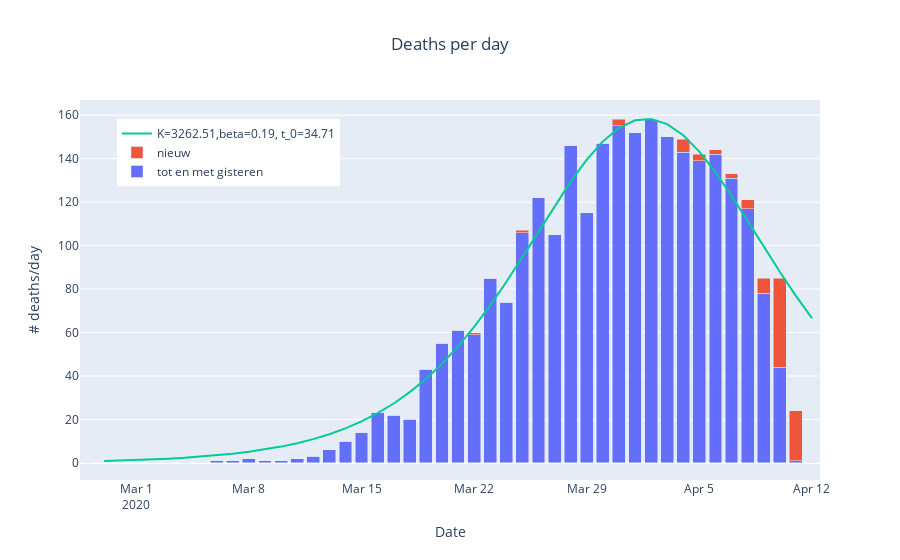
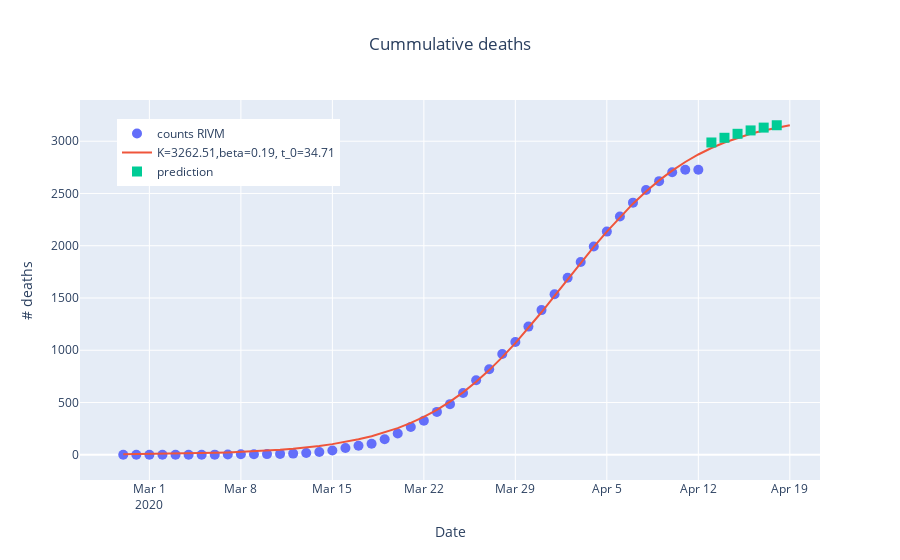

These figures' notebook cell, in order:
### Code cell
from lmfit import Model
from lmfit import Parameters

upload_plots=False
upload_plots=True

def expand_date(lastdate,n=7):
    lastdate_object = lastdate
    d=[]
    for i in range(n):
        nd=lastdate_object+timedelta(days=i+1)
        #d.append(nd.strftime("%m/%d/%y"))
        d.append(nd)
    return d

def expand_pd_date(lastdate,n=7):
    lastdate_object = lastdate
    d=[]
    for i in range(n):
        nd=lastdate_object+timedelta(days=i+1)
        #d.append(nd.strftime("%m/%d/%y"))
        d.append(pd.Timestamp(nd))
    return d


def ef(x,L,tau):
    return L*np.power(2,x/tau)

def logistic(x,M,alpha,beta):
    return M/(1+np.exp(-beta*(x-alpha)))

def dif_log(x,M,alpha,beta):
    return beta*M*np.exp(-beta*(x-alpha))/np.power((1+np.exp(-beta*(x-alpha))),2)

y=df_deaths['oud']+df_deaths['nieuw']
dates=df_deaths['date']
#y=np.array(qq['number']).astype(float)
l=len(y)
x=np.arange(0, l,1, float)
gmodel = Model(dif_log)
#params = gmodel.make_params(M=30000,alfa=65,beta=0.2)
params = Parameters()
params.add('M', value=1000, min=500,max=4000)
params.add('alpha', value=20,min=10,max=80)
params.add('beta', value=0.2, min=0.05,max=0.95)


expmodel=Model(ef)
eparams = Parameters()
eparams.add('L', value=2000)
eparams.add('tau', value=2)


eresult = expmodel.fit(df_deaths['totaal'][:30], eparams,x=x[:30])

x_start_fit=1
x_start_plot=1
print(x_start_fit)
print('parameter names: {}'.format(gmodel.param_names))
print('independent variables: {}'.format(gmodel.independent_vars))
result = gmodel.fit(y[x_start_fit:-2], params,x=x[x_start_fit:-2])

# %matplotlib notebook

# ax,_=result.plot()
# plt.yscale('log')
# result
#dates=qq['date']
xdate=dates[x_start_fit:]
yf= gmodel.eval(result.params, x=x[x_start_fit:])
#x=qq['date']
dt=xdate.iloc[-1].to_pydatetime()
xdate_extra=expand_date(dt)
l=len(xdate_extra)
x_extra=np.arange(x[-1]+1, x[-1]+l,1, float)

M=beta=result.params['M'].value
alpha=result.params['alpha'].value
beta=result.params['beta'].value


fig = go.Figure()
fig.add_trace(go.Bar(x=dates, y=df_deaths['oud'],name="tot en met gisteren"))
fig.add_trace(go.Bar(x=dates, y=df_deaths['nieuw'],name='nieuw'))

#                          mode='markers',
#                          name='counts RIVM',
#                          marker_size=10,
#                          marker_symbol='circle'))
fig.add_trace(go.Scatter(x=xdate, y=dif_log(x+1,M,alpha,beta),
                         mode='lines',
                         name=r'K=%.2f,beta=%.2f, t_0=%.2f'%\
                         (result.params['M'].value,result.params['beta'].value,result.params['alpha'].value)))

title="Deaths per day"
yaxis_title="# deaths/day"

fig.update_layout(#yaxis_type="log",
                  title=title,
                  title_xanchor="center",
                  title_x=0.5,
                  xaxis_title="Date",
                  yaxis_title=yaxis_title,
                  legend_x=0.05,
                  legend_y=0.95,
                  font_size=12,
                    barmode='stack'
)

filename="corona_death_logistic_increase"
if upload_plots:
    py.plot(fig, filename = filename, auto_open=True)
fig.show()

fig = go.Figure()
fig.add_trace(go.Scatter(x=dates[x_start_plot:], y=df_deaths['totaal'][x_start_plot:],
                         mode='markers',
                         name='counts RIVM',
                         marker_size=10,
                         marker_symbol='circle'))
fig.add_trace(go.Scatter(x=np.concatenate((xdate.dt.to_pydatetime(),xdate_extra)), y=logistic(np.concatenate((x+1,x_extra+1)),M,alpha,beta),
                         mode='lines',
                         name=r'K=%.2f,beta=%.2f, t_0=%.2f'%\
                         (result.params['M'].value,result.params['beta'].value,result.params['alpha'].value)))
fig.add_trace(go.Scatter(x=xdate_extra, y=logistic(x_extra+1,M,alpha,beta),
                         mode='markers',
                         name='prediction',
                        marker_size=10,
                         marker_symbol='square'))

title="Cummulative deaths"
yaxis_title="# deaths"

fig.update_layout(#yaxis_type="log",
                  title=title,
                  title_xanchor="center",
                  title_x=0.5,
                  xaxis_title="Date",
                  yaxis_title=yaxis_title,
                  legend_x=0.05,
                  legend_y=0.95,
                  font_size=12)

filename="corona_death_logistic"
if upload_plots:
    py.plot(fig, filename = filename, auto_open=True)
fig.show()

### Figure 1 — Plotly figure (JSON) as saved in the notebook; plotly's stock layout.template omitted (floating-point values rounded to 4 significant figures)
{"data": [{"name": "tot en met gisteren", "type": "bar", "x": ["2020-02-27T00:00:00", "2020-02-28T00:00:00", "2020-02-29T00:00:00", "2020-03-01T00:00:00", "2020-03-02T00:00:00", "2020-03-03T00:00:00", "2020-03-04T00:00:00", "2020-03-05T00:00:00", "2020-03-06T00:00:00", "2020-03-07T00:00:00", "2020-03-08T00:00:00", "2020-03-09T00:00:00", "2020-03-10T00:00:00", "2020-03-11T00:00:00", "2020-03-12T00:00:00", "2020-03-13T00:00:00", "2020-03-14T00:00:00", "2020-03-15T00:00:00", "2020-03-16T00:00:00", "2020-03-17T00:00:00", "2020-03-18T00:00:00", "2020-03-19T00:00:00", "2020-03-20T00:00:00", "2020-03-21T00:00:00", "2020-03-22T00:00:00", "2020-03-23T00:00:00", "2020-03-24T00:00:00", "2020-03-25T00:00:00", "2020-03-26T00:00:00", "2020-03-27T00:00:00", "2020-03-28T00:00:00", "2020-03-29T00:00:00", "2020-03-30T00:00:00", "2020-03-31T00:00:00", "2020-04-01T00:00:00", "2020-04-02T00:00:00", "2020-04-03T00:00:00", "2020-04-04T00:00:00", "2020-04-05T00:00:00", "2020-04-06T00:00:00", "2020-04-07T00:00:00", "2020-04-08T00:00:00", "2020-04-09T00:00:00", "2020-04-10T00:00:00", "2020-04-11T00:00:00", "2020-04-12T00:00:00"], "y": [0, 0, 0, 0, 0, 0, 0, 0, 1, 1, 2, 1, 1, 2, 3, 6, 10, 14, 23, 22, 20, 43, 55, 61, 59, 85, 74, 106, 122, 105, 146, 115, 147, 155, 152, 158, 150, 143, 139, 142, 131, 117, 78, 44, 1, 0]}, {"name": "nieuw", "type": "bar", "x": ["2020-02-27T00:00:00", "2020-02-28T00:00:00", "2020-02-29T00:00:00", "2020-03-01T00:00:00", "2020-03-02T00:00:00", "2020-03-03T00:00:00", "2020-03-04T00:00:00", "2020-03-05T00:00:00", "2020-03-06T00:00:00", "2020-03-07T00:00:00", "2020-03-08T00:00:00", "2020-03-09T00:00:00", "2020-03-10T00:00:00", "2020-03-11T00:00:00", "2020-03-12T00:00:00", "2020-03-13T00:00:00", "2020-03-14T00:00:00", "2020-03-15T00:00:00", "2020-03-16T00:00:00", "2020-03-17T00:00:00", "2020-03-18T00:00:00", "2020-03-19T00:00:00", "2020-03-20T00:00:00", "2020-03-21T00:00:00", "2020-03-22T00:00:00", "2020-03-23T00:00:00", "2020-03-24T00:00:00", "2020-03-25T00:00:00", "2020-03-26T00:00:00", "2020-03-27T00:00:00", "2020-03-28T00:00:00", "2020-03-29T00:00:00", "2020-03-30T00:00:00", "2020-03-31T00:00:00", "2020-04-01T00:00:00", "2020-04-02T00:00:00", "2020-04-03T00:00:00", "2020-04-04T00:00:00", "2020-04-05T00:00:00", "2020-04-06T00:00:00", "2020-04-07T00:00:00", "2020-04-08T00:00:00", "2020-04-09T00:00:00", "2020-04-10T00:00:00", "2020-04-11T00:00:00", "2020-04-12T00:00:00"], "y": [0, 0, 0, 0, 0, 0, 0, 0, 0, 0, 0, 0, 0, 0, 0, 0, 0, 0, 0, 0, 0, 0, 0, 0, 1, 0, 0, 1, 0, 0, 0, 0, 0, 3, 0, 0, 0, 6, 3, 2, 2, 4, 7, 41, 23, 0]}, {"mode": "lines", "name": "K=3262.51,beta=0.19, t_0=34.71", "type": "scatter", "x": ["2020-02-28T00:00:00", "2020-02-29T00:00:00", "2020-03-01T00:00:00", "2020-03-02T00:00:00", "2020-03-03T00:00:00", "2020-03-04T00:00:00", "2020-03-05T00:00:00", "2020-03-06T00:00:00", "2020-03-07T00:00:00", "2020-03-08T00:00:00", "2020-03-09T00:00:00", "2020-03-10T00:00:00", "2020-03-11T00:00:00", "2020-03-12T00:00:00", "2020-03-13T00:00:00", "2020-03-14T00:00:00", "2020-03-15T00:00:00", "2020-03-16T00:00:00", "2020-03-17T00:00:00", "2020-03-18T00:00:00", "2020-03-19T00:00:00", "2020-03-20T00:00:00", "2020-03-21T00:00:00", "2020-03-22T00:00:00", "2020-03-23T00:00:00", "2020-03-24T00:00:00", "2020-03-25T00:00:00", "2020-03-26T00:00:00", "2020-03-27T00:00:00", "2020-03-28T00:00:00", "2020-03-29T00:00:00", "2020-03-30T00:00:00", "2020-03-31T00:00:00", "2020-04-01T00:00:00", "2020-04-02T00:00:00", "2020-04-03T00:00:00", "2020-04-04T00:00:00", "2020-04-05T00:00:00", "2020-04-06T00:00:00", "2020-04-07T00:00:00", "2020-04-08T00:00:00", "2020-04-09T00:00:00", "2020-04-10T00:00:00", "2020-04-11T00:00:00", "2020-04-12T00:00:00"], "y": [0.9088, 1.103, 1.338, 1.623, 1.969, 2.388, 2.895, 3.508, 4.249, 5.145, 6.225, 7.527, 9.093, 10.97, 13.22, 15.91, 19.11, 22.9, 27.36, 32.59, 38.66, 45.66, 53.63, 62.59, 72.5, 83.27, 94.68, 106.5, 118.2, 129.4, 139.5, 147.9, 154.1, 157.6, 158.2, 155.9, 150.8, 143.2, 133.7, 122.9, 111.4, 99.56, 87.95, 76.88, 66.6, 57.23]}], "layout": {"barmode": "stack", "font": {"size": 12}, "legend": {"x": 0.05, "y": 0.95}, "title": {"text": "Deaths per day", "x": 0.5, "xanchor": "center"}, "xaxis": {"title": {"text": "Date"}}, "yaxis": {"title": {"text": "# deaths/day"}}}}

### Figure 2 — Plotly figure (JSON) as saved in the notebook; plotly's stock layout.template omitted (floating-point values rounded to 4 significant figures)
{"data": [{"marker": {"size": 10, "symbol": "circle"}, "mode": "markers", "name": "counts RIVM", "type": "scatter", "x": ["2020-02-28T00:00:00", "2020-02-29T00:00:00", "2020-03-01T00:00:00", "2020-03-02T00:00:00", "2020-03-03T00:00:00", "2020-03-04T00:00:00", "2020-03-05T00:00:00", "2020-03-06T00:00:00", "2020-03-07T00:00:00", "2020-03-08T00:00:00", "2020-03-09T00:00:00", "2020-03-10T00:00:00", "2020-03-11T00:00:00", "2020-03-12T00:00:00", "2020-03-13T00:00:00", "2020-03-14T00:00:00", "2020-03-15T00:00:00", "2020-03-16T00:00:00", "2020-03-17T00:00:00", "2020-03-18T00:00:00", "2020-03-19T00:00:00", "2020-03-20T00:00:00", "2020-03-21T00:00:00", "2020-03-22T00:00:00", "2020-03-23T00:00:00", "2020-03-24T00:00:00", "2020-03-25T00:00:00", "2020-03-26T00:00:00", "2020-03-27T00:00:00", "2020-03-28T00:00:00", "2020-03-29T00:00:00", "2020-03-30T00:00:00", "2020-03-31T00:00:00", "2020-04-01T00:00:00", "2020-04-02T00:00:00", "2020-04-03T00:00:00", "2020-04-04T00:00:00", "2020-04-05T00:00:00", "2020-04-06T00:00:00", "2020-04-07T00:00:00", "2020-04-08T00:00:00", "2020-04-09T00:00:00", "2020-04-10T00:00:00", "2020-04-11T00:00:00", "2020-04-12T00:00:00"], "y": [0, 0, 0, 0, 0, 0, 0, 1, 2, 4, 5, 6, 8, 11, 17, 27, 41, 64, 86, 106, 149, 204, 265, 325, 410, 484, 591, 713, 818, 964, 1079, 1226, 1384, 1536, 1694, 1844, 1993, 2135, 2279, 2412, 2533, 2618, 2703, 2727, 2727]}, {"mode": "lines", "name": "K=3262.51,beta=0.19, t_0=34.71", "type": "scatter", "x": ["2020-02-28T00:00:00", "2020-02-29T00:00:00", "2020-03-01T00:00:00", "2020-03-02T00:00:00", "2020-03-03T00:00:00", "2020-03-04T00:00:00", "2020-03-05T00:00:00", "2020-03-06T00:00:00", "2020-03-07T00:00:00", "2020-03-08T00:00:00", "2020-03-09T00:00:00", "2020-03-10T00:00:00", "2020-03-11T00:00:00", "2020-03-12T00:00:00", "2020-03-13T00:00:00", "2020-03-14T00:00:00", "2020-03-15T00:00:00", "2020-03-16T00:00:00", "2020-03-17T00:00:00", "2020-03-18T00:00:00", "2020-03-19T00:00:00", "2020-03-20T00:00:00", "2020-03-21T00:00:00", "2020-03-22T00:00:00", "2020-03-23T00:00:00", "2020-03-24T00:00:00", "2020-03-25T00:00:00", "2020-03-26T00:00:00", "2020-03-27T00:00:00", "2020-03-28T00:00:00", "2020-03-29T00:00:00", "2020-03-30T00:00:00", "2020-03-31T00:00:00", "2020-04-01T00:00:00", "2020-04-02T00:00:00", "2020-04-03T00:00:00", "2020-04-04T00:00:00", "2020-04-05T00:00:00", "2020-04-06T00:00:00", "2020-04-07T00:00:00", "2020-04-08T00:00:00", "2020-04-09T00:00:00", "2020-04-10T00:00:00", "2020-04-11T00:00:00", "2020-04-12T00:00:00", "2020-04-13T00:00:00", "2020-04-14T00:00:00", "2020-04-15T00:00:00", "2020-04-16T00:00:00", "2020-04-17T00:00:00", "2020-04-18T00:00:00", "2020-04-19T00:00:00"], "y": [4.688, 5.691, 6.908, 8.384, 10.17, 12.35, 14.98, 18.17, 22.04, 26.72, 32.39, 39.25, 47.53, 57.54, 69.6, 84.13, 101.6, 122.5, 147.6, 177.5, 213.1, 255.1, 304.7, 362.7, 430.2, 508.0, 596.9, 697.5, 809.8, 933.7, 1068.0, 1212.0, 1363.0, 1519.0, 1677.0, 1835.0, 1988.0, 2135.0, 2274.0, 2403.0, 2520.0, 2625.0, 2719.0, 2801.0, 2873.0, 2935.0, 2988.0, 3033.0, 3071.0, 3103.0, 3130.0, 3153.0]}, {"marker": {"size": 10, "symbol": "square"}, "mode": "markers", "name": "prediction", "type": "scatter", "x": ["2020-04-13T00:00:00", "2020-04-14T00:00:00", "2020-04-15T00:00:00", "2020-04-16T00:00:00", "2020-04-17T00:00:00", "2020-04-18T00:00:00", "2020-04-19T00:00:00"], "y": [2988.0, 3033.0, 3071.0, 3103.0, 3130.0, 3153.0]}], "layout": {"font": {"size": 12}, "legend": {"x": 0.05, "y": 0.95}, "title": {"text": "Cummulative deaths", "x": 0.5, "xanchor": "center"}, "xaxis": {"title": {"text": "Date"}}, "yaxis": {"title": {"text": "# deaths"}}}}
